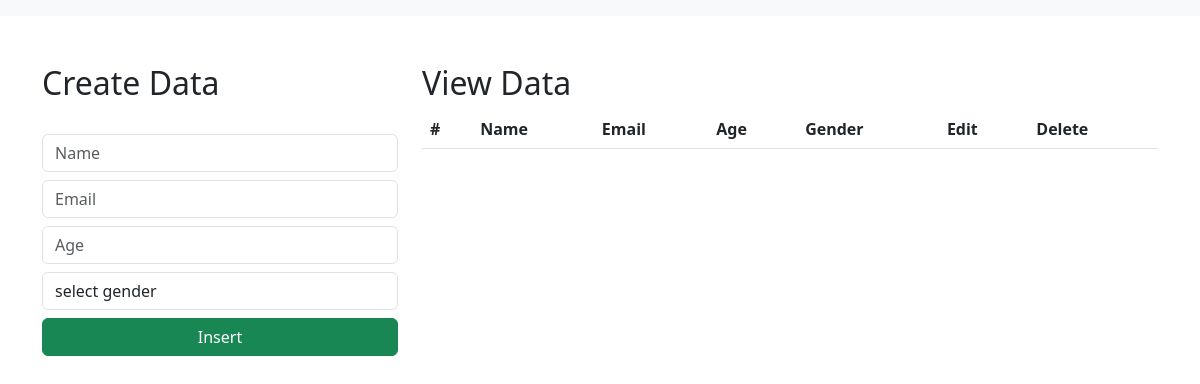
Before: / with the older database file.
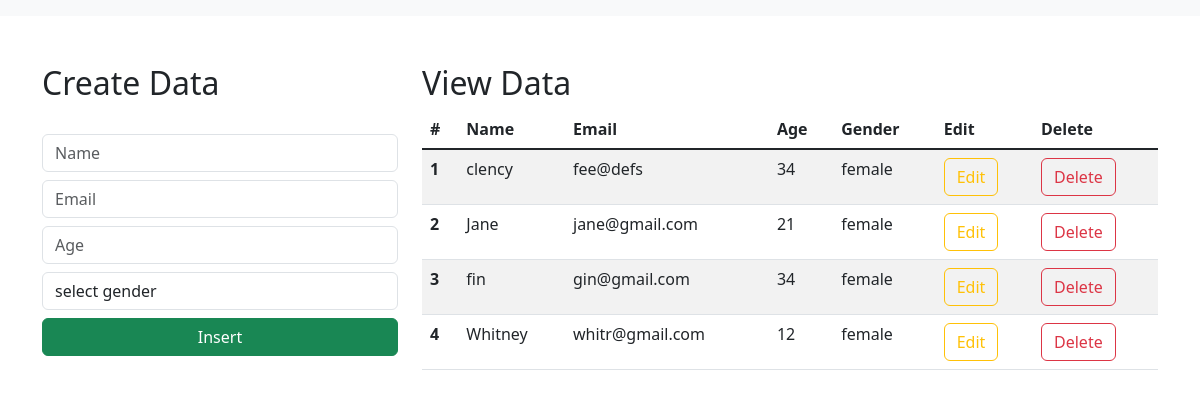
After: the same page with the newer database file.
### djangoCRUD123/models.py (models this page shows)
class Student(models.Model):
    name = models.CharField(max_length=50, blank=False, null=False)
    email = models.EmailField()
    age = models.IntegerField()
    gender = models.CharField(max_length=50, blank=False, null=False)

### djangoCRUD123/views.py (the view)
# urls.py: path('', views.index_page, name='index'),
def index_page(request):
    data = Student.objects.all()
    context = {"data": data}
    return render(request, "index.html",  context)

### templates/index.html (shortened to what this page needs)
<html lang="en">
    <link href="https://cdn.jsdelivr.net/npm/bootstrap@5.3.0-alpha1/dist/css/bootstrap.min.css" rel="stylesheet">
  <head>
  </head>
  <body>
    <nav class="navbar navbar-expand-lg bg-body-tertiary">
      </nav>
      <div class="container mt-5">
        <div class="row">
            <div class="col-md-4">
                <h2>Create Data</h2>
                <br>
                <form action="/insert" method="post">
                    <div class="form-group">
                        <input type="text" class="form-control" placeholder="Name" name="name" required>
                    </div>
                    <div class="form-group">
                        <input type="email" class="form-control  mt-2" placeholder="Email" name="email" required>
                    </div>
                    <div class="form-group">
                        <input type="number" class="form-control  mt-2" placeholder="Age" name="age" required>
                    </div>
                    <div class="form-group mt-2">
                        <select id="gender" name="gender" class="form-control" required>
                            <option selected>select gender</option>
                        </select>
                    </div>
                    <div class="d-grid gap-2">
                        <button class="btn btn-success mt-2" type="submit">Insert</button>
                    </div>
                </form>
            </div>
            <div class="col-md-8">
                <h2>View Data</h2>
                <table class="table table-striped table-hover">
                    <thead>
                      <tr>
                        <th scope="col">#</th>
                        <th scope="col">Name</th>
                        <th scope="col">Email</th>
                        <th scope="col">Age</th>
                        <th scope="col">Gender</th>
                        <th scope="col">Edit</th>
                        <th scope="col">Delete</th>
                      </tr>
                    </thead>
                    <tbody class="table-group-divider">
                    {% for d in data %}
                      <tr>
                        <th scope="row">{{d.id}}</th>
                        <td>{{d.name}}</td>
                        <td>{{d.email}}</td>
                        <td>{{d.age}}</td>
                        <td>{{d.gender}}</td>
                        <td><a href="/update/{{d.id}}" type="button" class="btn btn-outline-warning">Edit</a></td>
                        <td><a href="/delete/{{d.id}}" type="button" class="btn btn-outline-danger">Delete</a></td>
                      </tr>
                    {% endfor %}
                    </tbody>
                  </table>
            </div>
        </div>
      </div>
  </body>
</html>

Changed rows visible on the page:
added Student: id "1", name "clency", email "fee@defs", age "34", gender "female"
added Student: id "2", name "Jane", email "jane@gmail.com", age "21", gender "female"
added Student: id "3", name "fin", email "gin@gmail.com", age "34", gender "female"
added Student: id "4", name "Whitney", email "whitr@gmail.com", age "12", gender "female"
